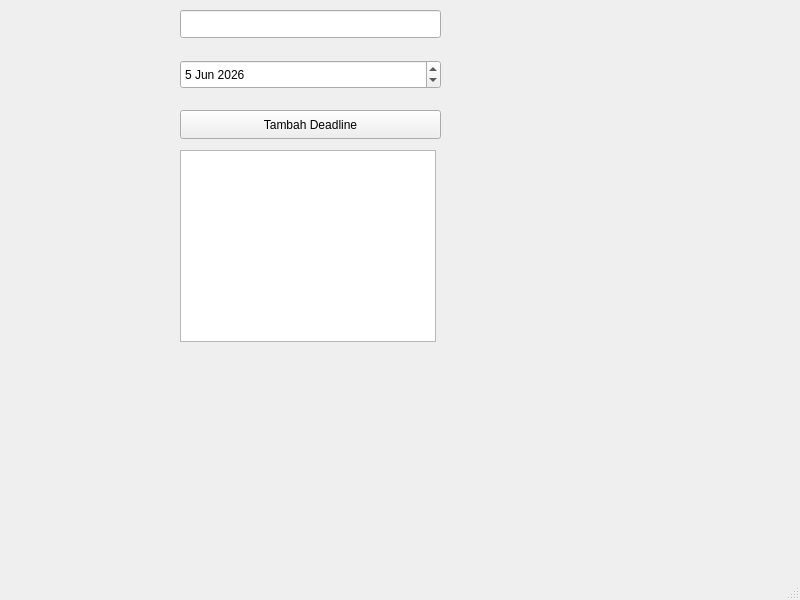
<?xml version="1.0" encoding="UTF-8"?>
<ui version="4.0">
 <class>MainWindow</class>
 <widget class="QMainWindow" name="MainWindow">
  <property name="geometry">
   <rect>
    <x>0</x>
    <y>0</y>
    <width>800</width>
    <height>600</height>
   </rect>
  </property>
  <property name="windowTitle">
   <string>MainWindow</string>
  </property>
  <widget class="QWidget" name="centralwidget">
   <widget class="QLineEdit" name="taskEdit">
    <property name="geometry">
     <rect>
      <x>180</x>
      <y>10</y>
      <width>261</width>
      <height>28</height>
     </rect>
    </property>
   </widget>
   <widget class="QDateEdit" name="deadlineEdit">
    <property name="geometry">
     <rect>
      <x>180</x>
      <y>60</y>
      <width>261</width>
      <height>29</height>
     </rect>
    </property>
    <property name="date">
     <date>
      <year>2026</year>
      <month>6</month>
      <day>5</day>
     </date>
    </property>
   </widget>
   <widget class="QPushButton" name="addDeadlineButton">
    <property name="geometry">
     <rect>
      <x>180</x>
      <y>110</y>
      <width>261</width>
      <height>29</height>
     </rect>
    </property>
    <property name="text">
     <string>Tambah Deadline</string>
    </property>
   </widget>
   <widget class="QListWidget" name="deadlineList">
    <property name="geometry">
     <rect>
      <x>180</x>
      <y>150</y>
      <width>256</width>
      <height>192</height>
     </rect>
    </property>
   </widget>
  </widget>
  <widget class="QMenuBar" name="menubar">
   <property name="geometry">
    <rect>
     <x>0</x>
     <y>0</y>
     <width>800</width>
     <height>25</height>
    </rect>
   </property>
  </widget>
  <widget class="QStatusBar" name="statusbar"/>
 </widget>
 <resources/>
 <connections/>
</ui>
